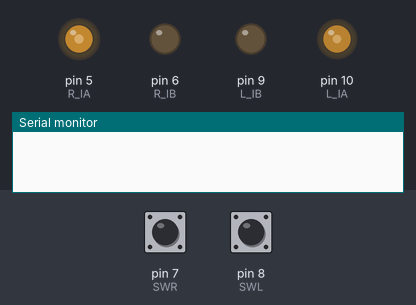
The sketch below on a simulated Arduino Nano, built with avr-gcc and run on an emulated ATmega328P. Parts: output pins drawn as LEDs (lit = HIGH), the last lines printed to the serial monitor. Dashed ring = blinking. Inputs (shaded band) come from the test bench; at power-on: pin 7 (SWR) HIGH, pin 8 (SWL) HIGH.

Above: at 1.2 s.
1.3 s: pin 7 (SWR) pulled LOW for 0.15 s
At 1.65 s:
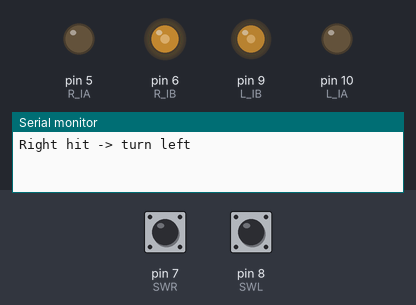
4.3 s: pin 8 (SWL) pulled LOW for 3.2 s
At 5.4 s:
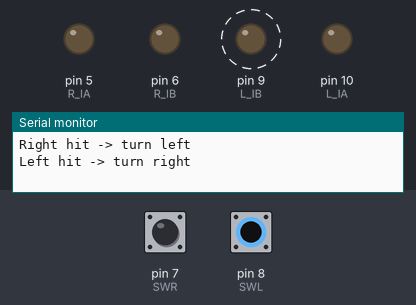
9.0 s: pin 7 (SWR) pulled LOW for 3.2 s
At 9.8 s:
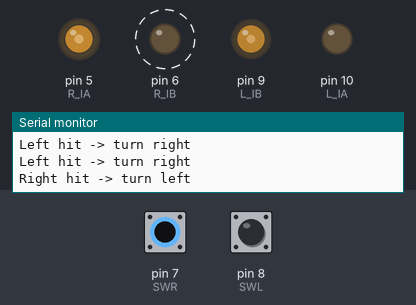
Timing chart, 0 to 13.8 s (numbered marks = the images above; inputs shaded):
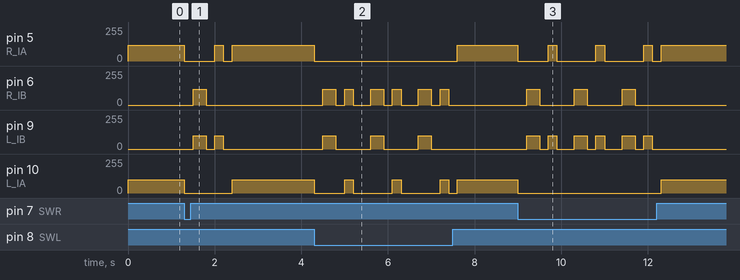

Measured:
- after the input at 1.3 s, pin 5 (R_IA): 120/255 → 0/255 at once, → 120/255 0.70 s later, → 0/255 0.20 s later, → 120/255 0.20 s later; pin 6 (R_IB): 0/255 → 120/255 after 0.20 s, → 0/255 0.30 s later
- after the input at 4.3 s, pin 5 (R_IA): 120/255 → 0/255 at once, → 120/255 3.3 s later; pin 6 (R_IB): 0/255 → 120/255 after 0.20 s, then repeats every 1.1 s: 0/255 0.20 s, 120/255 0.20 s, 0/255 0.40 s, 120/255 0.30 s
- after the input at 9.0 s, pin 5 (R_IA): 120/255 → 0/255 at once, then repeats every 1.1 s: 120/255 0.20 s, 0/255 0.90 s; pin 6 (R_IB): alternates 120/255 for 0.30 s and 0/255 for 0.80 s, 6 changes in all, then stays 0/255, starting after 0.20 s

The sketch:

BounceBot_V1.ino
```cpp
// (licence header left out)
// Bumper switch pins
int SWL = 8;     // Left bumper switch
int SWR = 7;     // Right bumper switch

// Left motor driver pins
int L_IA = 10;
int L_IB = 9;

// Right motor driver pins (swapped in software for mirrored mount)
int R_IA = 5;    // Physically wired to IB (D5)
int R_IB = 6;    // Physically wired to IA (D6)

// ----- Settings (tune these) -----
int motorSpeedL = 100;   // Motor speed (0 - 255)
int motorSpeedR = 120;   // Motor speed (0 - 255)
int backTime   = 300;   // Reverse time (ms)
int turn90Time = 200;   // Time to rotate about 90 degrees (ms)
int pauseTime  = 200;   // Brief stop time (ms)

void setup()
{
  Serial.begin(9600);

  pinMode(SWL, INPUT);
  pinMode(SWR, INPUT);
  pinMode(L_IA, OUTPUT);
  pinMode(L_IB, OUTPUT);
  pinMode(R_IA, OUTPUT);
  pinMode(R_IB, OUTPUT);

  stop();
}

void loop()
{
  int bumperL = digitalRead(SWL);
  int bumperR = digitalRead(SWR);

  if (bumperL == LOW)
  {
    // Left bumper hit -> obstacle on front-left
    Serial.println("Left hit -> turn right");
    stop();
    delay(pauseTime);

    backward();
    delay(backTime);

    stop();
    delay(pauseTime);

    turnRight();
    delay(turn90Time);

    stop();
    delay(pauseTime);
  }
  else if (bumperR == LOW)
  {
    // Right bumper hit -> obstacle on front-right
    Serial.println("Right hit -> turn left");
    stop();
    delay(pauseTime);

    backward();
    delay(backTime);

    stop();
    delay(pauseTime);

    turnLeft();
    delay(turn90Time);

    stop();
    delay(pauseTime);
  }
  else
  {
    // No obstacle -> keep going forward
    forward();
  }
}

// ---------- Movement functions ----------

void forward()
{
  analogWrite(L_IA, motorSpeedL);
  digitalWrite(L_IB, LOW);
  analogWrite(R_IA, motorSpeedR);
  digitalWrite(R_IB, LOW);
}

void backward()
{
  digitalWrite(L_IA, LOW);
  analogWrite(L_IB, motorSpeedL);
  digitalWrite(R_IA, LOW);
  analogWrite(R_IB, motorSpeedR);
}

void turnRight()   // Left wheel forward, right wheel backward
{
  analogWrite(L_IA, motorSpeedL);
  digitalWrite(L_IB, LOW);
  digitalWrite(R_IA, LOW);
  analogWrite(R_IB, motorSpeedR);
}

void turnLeft()    // Left wheel backward, right wheel forward
{
  digitalWrite(L_IA, LOW);
  analogWrite(L_IB, motorSpeedL);
  analogWrite(R_IA, motorSpeedR);
  digitalWrite(R_IB, LOW);
}

void stop()
{
  digitalWrite(L_IA, LOW);
  digitalWrite(L_IB, LOW);
  digitalWrite(R_IA, LOW);
  digitalWrite(R_IB, LOW);
}
```
